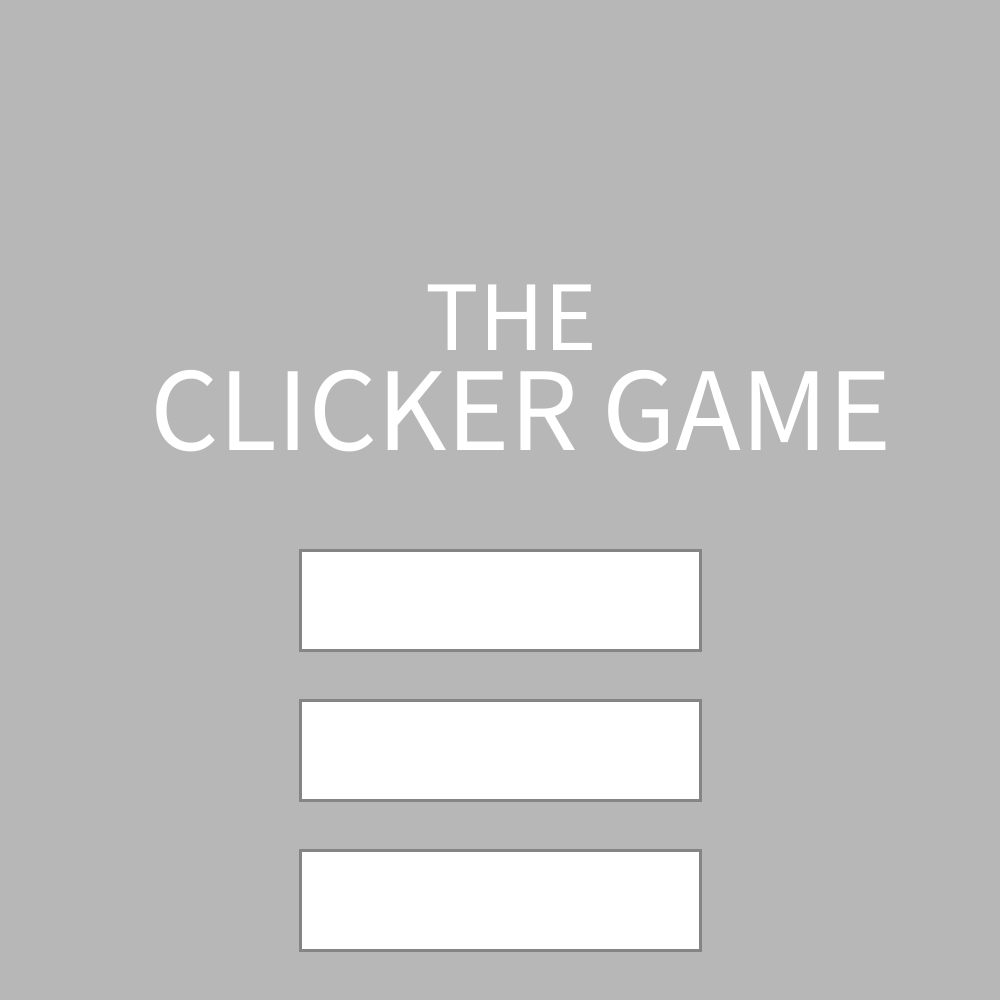
Frame 1 (no input)
Frame 60 (the mouse pressed at the canvas centre just before this capture): identical to frame 1, image omitted
Frame 120 (the mouse held since frame 60 and released just before this capture): identical to frame 1, image omitted

The Processing sketch that drew this single still picture (run headless with seeded random() and noise(); from frame 60 on, the mouse is pressed at the canvas centre):

// Processing sketch: clicker_game
// ── clicker_game.pde
int mode;

int START = 0;
int GAME = 1;
int OPTIONS = 2;
int PAUSE = 3;
int GAMEOVER = 4;

color grey = #B7B7B7;
color dGrey = #868585;
color white = #FFFFFF;

void setup () {
  size(1000, 1000);
  mode = START;

}

void draw () {
  if (mode == START) {
    starts();
  } else if (mode == GAME) {
    game();
  } else if (mode == OPTIONS) {
    options();
  } else if (mode == PAUSE) {
    pauses();
  } else if (mode == GAMEOVER) {
    gameover();
  } else {
    println("ERROR ; MODE = " + mode);
  }
}

// ── game.pde
void game () {
  background (255);
}

// ── gameover.pde
void gameover () {
  background ( 255,0,0);
}

// ── options.pde
void options () {
  background ( 0,255,0);
}

// ── pause.pde
void pauses () {
  
}

// ── rect_function.pde
void rectfunc (int x, int y, int w, int h, color variable) {
  strokeWeight(3);
  fill(variable);
  rectTact(x, y, w, h);
  rect(x, y, w, h);
}

void rectTact (int x, int y, int w, int h ) {
  if (mouseX > x && mouseX < x+w && mouseY > y && mouseY < y+h) {
    stroke(white);
  } else {
    stroke(dGrey);
  }
}

void mouseReleased () {

  if (mode == START) {
    if (mouseX > 300 && mouseX < 700 && mouseY > 550 && mouseY < 650) {
      mode = GAME;
    } else {
      if (mouseX > 300 && mouseX < 700 && mouseY > 700 && mouseY < 800) {
        mode = OPTIONS;
      }
    }
  }
}

// ── start.pde
void starts () {
  background (grey);

  textSize(100);
  text("THE", 425, 350);
  textSize(120);
  text("CLICKER GAME", 150, 450);

  rectfunc(300,550,400,100, white);
  
  rectfunc(300,700,400,100,white);
  
  rectfunc(300,850,400,100,white);
}
